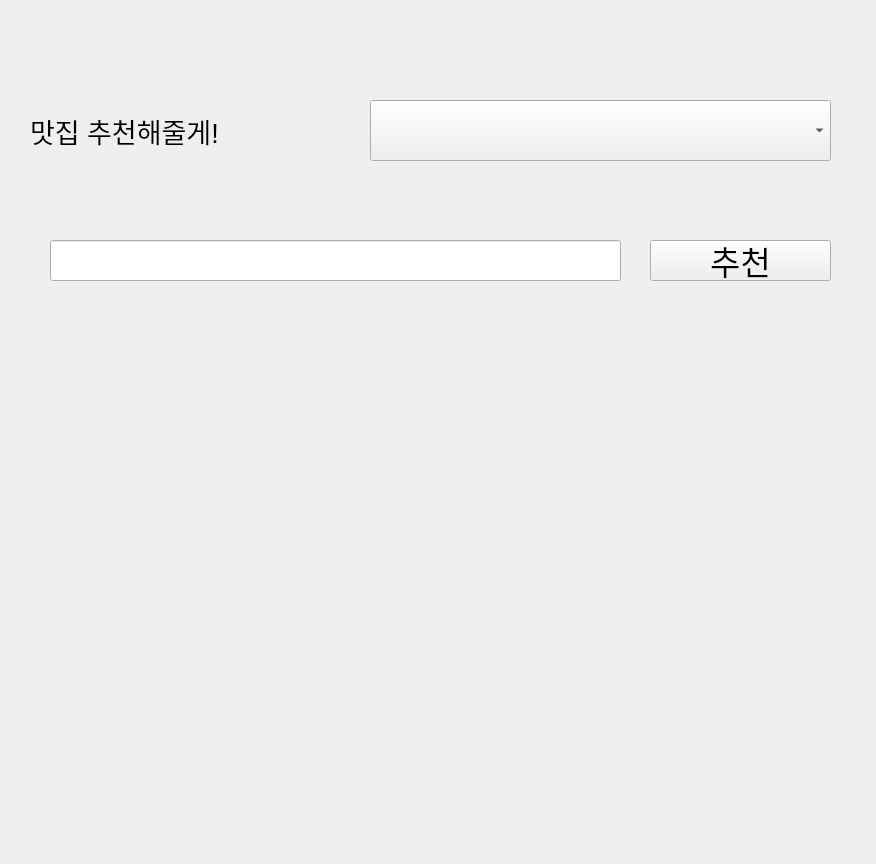
<?xml version="1.0" encoding="UTF-8"?>
<ui version="4.0">
 <class>Form</class>
 <widget class="QWidget" name="Form">
  <property name="geometry">
   <rect>
    <x>0</x>
    <y>0</y>
    <width>876</width>
    <height>864</height>
   </rect>
  </property>
  <property name="windowTitle">
   <string>Form</string>
  </property>
  <widget class="QLabel" name="label">
   <property name="geometry">
    <rect>
     <x>30</x>
     <y>110</y>
     <width>311</width>
     <height>41</height>
    </rect>
   </property>
   <property name="font">
    <font>
     <pointsize>20</pointsize>
    </font>
   </property>
   <property name="text">
    <string>맛집 추천해줄게!</string>
   </property>
  </widget>
  <widget class="QComboBox" name="comboBox">
   <property name="geometry">
    <rect>
     <x>370</x>
     <y>100</y>
     <width>461</width>
     <height>61</height>
    </rect>
   </property>
   <property name="font">
    <font>
     <pointsize>16</pointsize>
    </font>
   </property>
  </widget>
  <widget class="QLineEdit" name="le_keyword">
   <property name="geometry">
    <rect>
     <x>50</x>
     <y>240</y>
     <width>571</width>
     <height>41</height>
    </rect>
   </property>
   <property name="font">
    <font>
     <pointsize>15</pointsize>
    </font>
   </property>
  </widget>
  <widget class="QPushButton" name="btn_recommendation">
   <property name="geometry">
    <rect>
     <x>650</x>
     <y>240</y>
     <width>181</width>
     <height>41</height>
    </rect>
   </property>
   <property name="font">
    <font>
     <pointsize>25</pointsize>
    </font>
   </property>
   <property name="text">
    <string>추천</string>
   </property>
  </widget>
  <widget class="QLabel" name="lbl_recommendation">
   <property name="geometry">
    <rect>
     <x>60</x>
     <y>340</y>
     <width>731</width>
     <height>431</height>
    </rect>
   </property>
   <property name="font">
    <font>
     <family>Agency FB</family>
     <pointsize>12</pointsize>
    </font>
   </property>
   <property name="text">
    <string/>
   </property>
   <property name="alignment">
    <set>Qt::AlignCenter</set>
   </property>
  </widget>
 </widget>
 <resources/>
 <connections/>
</ui>
